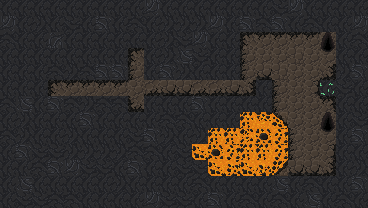

The image is a tile-based game level rendered from a .tmx file. Its description and complete source (layers, tilesets, objects, tile grids) follow:
An orthogonal 23x13 tile map with 16x16 px tiles, 2 tile layers (Tile Layer 1, Tile Layer 2) and 6 objects (2x doubler, 2x level_exit, player_spawn, crate).

<map version="1.10" tiledversion="1.10.2" orientation="orthogonal" renderorder="right-down" width="23" height="13" tilewidth="16" tileheight="16" infinite="0" nextlayerid="5" nextobjectid="9">
 <tileset firstgid="1" source="cave_crawler_v2.tsx" />
 <layer id="1" name="Tile Layer 1" width="23" height="13">
  <data encoding="csv">
95,95,95,95,95,95,95,95,95,2684354656,95,95,95,95,95,95,95,1610612831,2684354656,95,95,95,95,
2684354656,95,3221225567,95,1610612831,95,96,95,2684354655,95,3221225567,3221225567,3221225567,2684354656,95,96,2684354655,96,95,2684354655,95,95,2684354656,
2684354655,95,95,1610612832,95,95,95,95,95,95,3221225567,1610612831,2684354656,95,95,82,79,79,79,79,61,95,2684354655,
95,95,95,95,95,95,95,95,82,95,3221225567,3221225568,1610612831,95,95,77,61,61,62,61,61,95,95,
95,95,95,2684354655,3221225567,2684354655,96,96,77,95,96,3221225567,95,95,95,77,78,62,61,61,3221225554,3221225567,96,
95,95,95,82,79,79,79,79,61,3221225551,78,78,3221225551,3221225551,78,3221225554,95,77,61,76,95,1610612831,95,
2684354655,3221225568,95,96,2684354655,3221225567,2684354655,2684354655,1610612818,95,95,95,96,95,95,95,95,77,61,61,2684354642,95,95,
95,3221225567,95,95,95,96,95,95,95,95,2684354655,2684354655,95,95,95,46,46,46,61,61,61,95,1610612831,
2684354655,3221225567,95,95,3221225567,95,95,95,1610612831,96,3221225567,95,3221225567,46,46,46,46,46,61,61,61,95,96,
95,96,1610612831,1610612831,3221225567,3221225567,3221225567,3221225567,2684354655,2684354655,95,1610612831,46,46,46,46,46,46,61,61,76,95,95,
95,95,2684354655,96,2684354656,1610612831,1610612831,95,96,95,95,1610612831,1610612831,46,46,46,46,46,78,78,3221225554,95,3221225567,
95,3221225568,95,95,95,95,95,3221225567,95,95,95,95,2684354655,95,95,95,95,3221225568,95,2684354655,95,95,96,
95,1610612831,1610612831,2684354655,2684354655,95,95,95,95,2684354656,1610612831,1610612831,95,96,95,2684354655,95,2684354655,95,3221225568,95,2684354655,95
</data>
 </layer>
 <layer id="2" name="Tile Layer 2" width="23" height="13">
  <data encoding="csv">
0,0,0,0,0,0,0,0,0,0,0,0,0,0,0,0,0,0,0,0,0,0,0,
0,0,0,0,0,0,0,0,0,0,0,0,0,0,0,0,0,0,0,0,0,0,0,
0,0,0,0,0,0,0,0,0,0,0,0,0,0,0,0,0,0,0,0,66,0,0,
0,0,0,0,0,0,0,0,0,0,0,0,0,0,0,0,0,0,0,0,81,0,0,
0,0,0,0,0,0,0,0,0,0,0,0,0,0,0,0,0,0,0,0,0,0,0,
0,0,0,0,0,0,0,0,0,0,0,0,0,0,0,0,0,0,0,0,50,0,0,
0,0,0,0,0,0,0,0,0,0,0,0,0,0,0,0,0,0,0,0,0,0,0,
0,0,0,0,0,0,0,0,0,0,0,0,0,0,0,1,2,92,0,0,66,0,0,
0,0,0,0,0,0,0,0,0,0,0,0,0,1,1,16,17,18,77,0,81,0,0,
0,0,0,0,0,0,0,0,0,0,0,0,31,17,18,1,1,18,77,0,0,0,0,
0,0,0,0,0,0,0,0,0,0,0,0,0,31,33,31,32,107,0,0,0,0,0,
0,0,0,0,0,0,0,0,0,0,0,0,0,0,0,0,0,0,0,0,0,0,0,
0,0,0,0,0,0,0,0,0,0,0,0,0,0,0,0,0,0,0,0,0,0,0
</data>
 </layer>
 <objectgroup id="4" name="Object Layer 1">
  <object id="1" name="player_spawn" x="56.8105" y="90.8236">
   <point />
  </object>
  <object id="3" name="crate" x="231" y="87">
   <point />
  </object>
  <object id="5" name="doubler" x="119.03" y="90.2424">
   <point />
  </object>
  <object id="6" name="doubler" x="329" y="174.667">
   <point />
  </object>
  <object id="7" name="level_exit" x="327.044" y="44.596">
   <point />
  </object>
  <object id="8" name="level_exit" x="327.818" y="125.636">
   <point />
  </object>
 </objectgroup>
</map>
